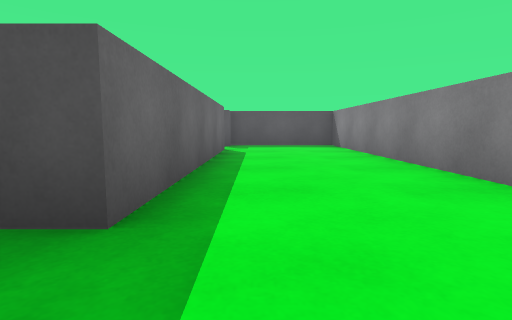
view 1 (above)

20 first-person views from a walk through a scene from a Unity 3-D project. The camera is 0.51 m above the floor, tilts 6° down and sees 80° across. The floor is counted in squares, 1 m on a side. Each view is taken from the middle of a square. On the plan, view 1 faces up. The plan holds only what a view shows up to about 9 squares ahead; the rest is blank. The place goes on beyond the plan. The player is left out. Surface patterns are stand-ins for the level's own textures.

view 2
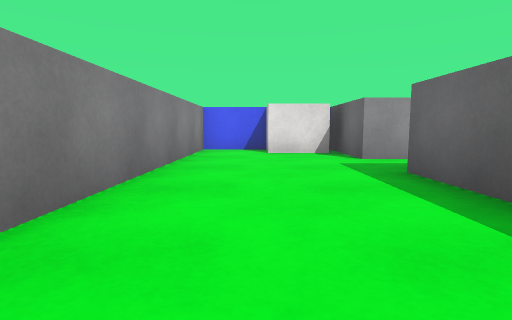

view 3
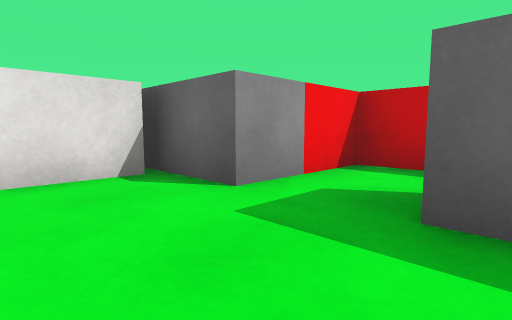

view 4
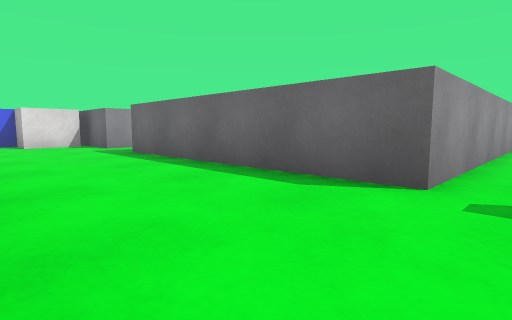

view 5
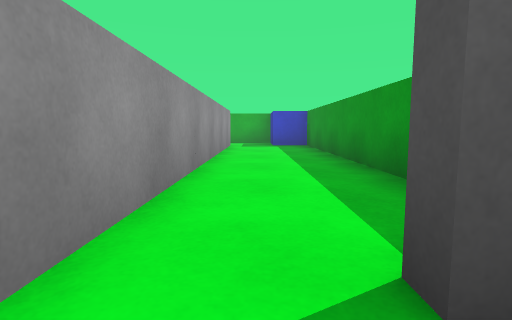

view 6
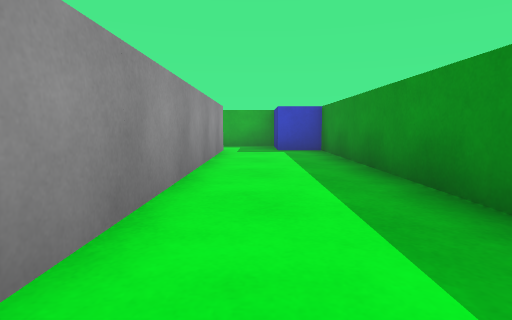

view 7
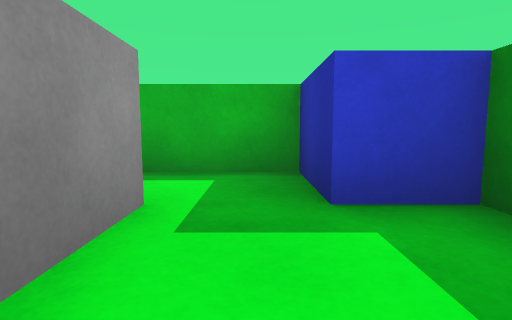

view 8
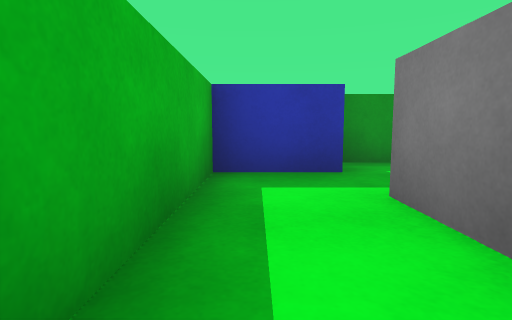

view 9
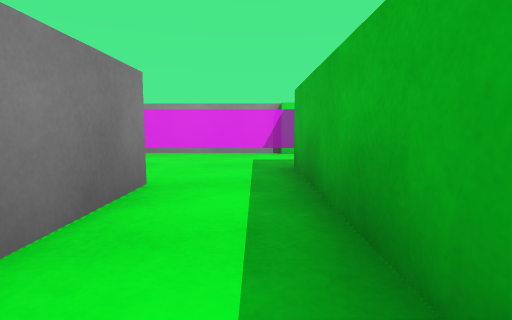

view 10
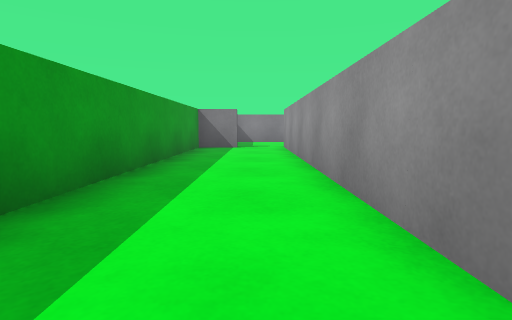

view 11
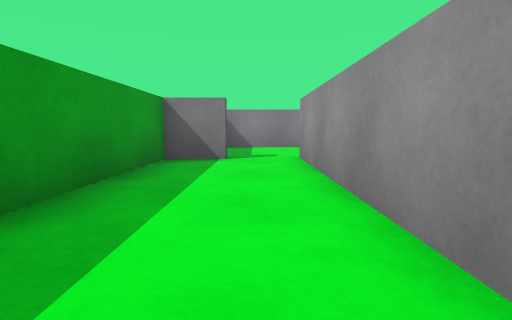

view 12
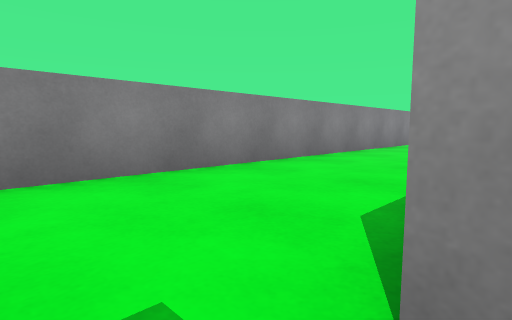

view 13
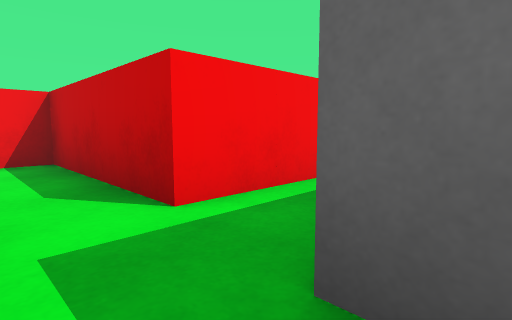

view 14
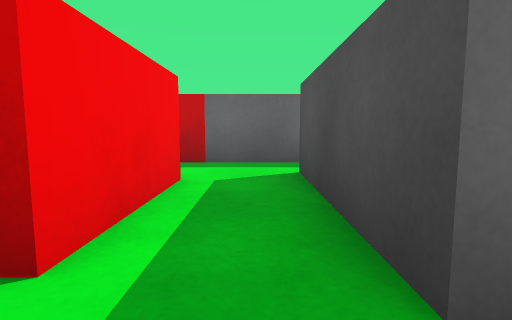

view 15
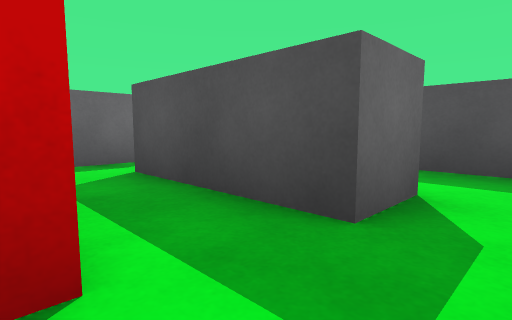

view 16
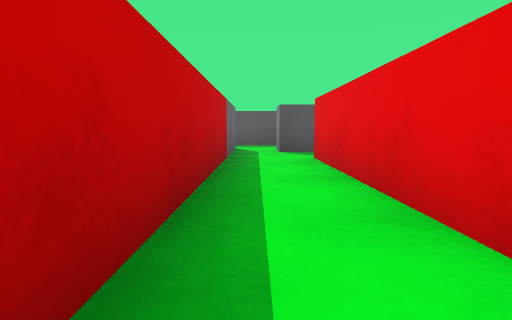

view 17
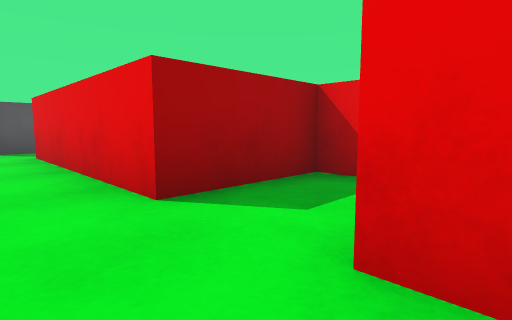

view 18
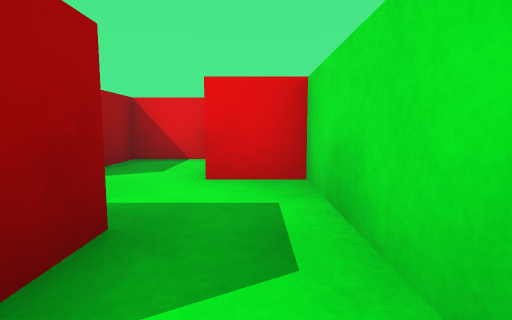

view 19
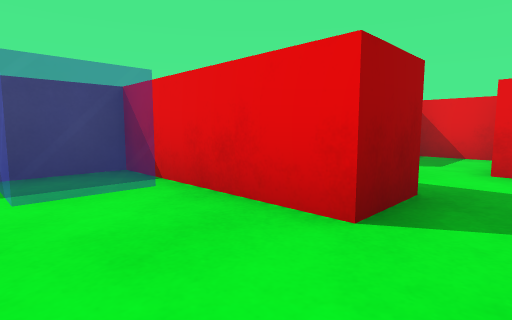

view 20
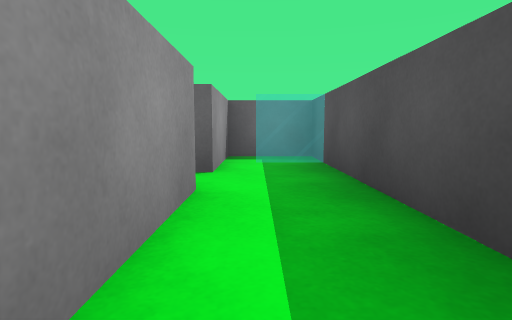

### Floor plan
Points are (right, up) in squares from view 1. A wall is a line through its corners. A room is listed if a view was taken in it or the views show most of it. See-through windows are left out.
Room 1 (views 1, 2, 3, 4, 5)
walls: (-0.8, 5.5) (-0.8, 1.5); (-0.8, 0) (-0.8, -2.2) (2.2, -2.2) (2.2, 9) (-0.8, 9)
ways out: opening at (-1, 8) to room 2; opening at (-1, 1) to room 9
objects: white block (0, -2)
Room 2 (views 6, 7, 9, 10, 11, 12)
walls: (-9, 7.3) (-0.7, 7.3); (-10.5, 8.6) (-10.5, 7.4); (-1, 8.4) (-1, 9.5) (-9, 9.5)
ways out: opening at (-1, 8) to room 1; opening at (-10, 7) to room 8
objects: blue block (-10, 9) to (-9, 9)
Room 3 (view 8)
walls: (-10.5, 5.5) (-10.5, 4); (-10.6, 1.8) (-7.6, 1.8); (-5.5, 4.5) (-5.5, 5.5)
ways out: opening at (-6.5, 5) to room 4; opening at (-10, 5) to room 8
objects: grey block (-7, 4) to (-7, 5)
Room 4 (views 13, 20)
walls: (-2.8, 5.6) (-2.8, 4.5); (-5.5, 5.5) (-3.5, 5.5); (-2.2, 7) (-7.5, 7)
ways out: opening at (-6.5, 5) to room 3; opening at (-2, 5) to room 5
objects: grey block (-1, 6)
Room 5 (views 14, 15)
walls: (-2.8, 4.5) (-5.5, 4.5); (-5, 3.3) (-3, 3.3) (-3, 1.4)
ways out: opening at (-2, 5) to room 4; opening at (-6, 4) to room 6; opening at (-2, 2.5) to room 9
Room 6 (views 16, 17)
walls: (-4, -1) (-5, -1) (-5, 3.3); (-6.5, -3.5) (-5, -3.5) (-5, -2.5); (-6.5, 3.4) (-6.5, -1.5)
ways out: opening at (-6, 4) to room 5; opening at (-7, -3) to room 7
objects: red block (-3, -2) to (-2, -2); red block (-3, -1) to (-2, 0)
Room 7 (views 18, 19)
walls: (-7.5, -3.5) (-6.5, -3.5); (-6.4, -2.3) (-7.5, -2.3) (-7.5, 0.7) (-8.7, 0.7)
ways out: opening at (-7, -3) to room 6
Room 8 (no view inside)
walls: (-8.5, 5.5) (-7.5, 5.5); (-7.5, 7) (-8.5, 7); (-10.5, 7.4) (-10.5, 5.5)
ways out: opening at (-10, 7) to room 2; opening at (-10, 5) to room 3
objects: grey block (-9, 6)
Room 9 (no view inside)
walls: (-3, 1.4) (-3, 0); (-1.5, 0) (-0.8, 0); (-0.8, 1.5) (-1.4, 1.5)
ways out: opening at (-1, 1) to room 1; opening at (-2, 2.5) to room 5

Where each view was taken, in squares from view 1:
view 1: 0 up, 0 right, facing up
view 2: 5 up, 1 right, facing down
view 3: 2 up, 1 right, facing down-left
view 4: 8 up, 2 right, facing down-left
view 5: 8 up, 0 right, facing left
view 6: 8 up, 2 left, facing left
view 7: 8 up, 7 left, facing left
view 8: 5 up, 10 left, facing up
view 9: 8 up, 10 left, facing down
view 10: 8 up, 9 left, facing right
view 11: 8 up, 6 left, facing right
view 12: 8 up, 1 left, facing down-right
view 13: 5 up, 2 left, facing down-left
view 14: 4 up, 2 left, facing left
view 15: 3 up, 2 left, facing up-left
view 16: 2 down, 6 left, facing up
view 17: 3 down, 6 left, facing up-right
view 18: 3 down, 8 left, facing right
view 19: 3 down, 9 left, facing up-right
view 20: 6 up, 3 left, facing left
